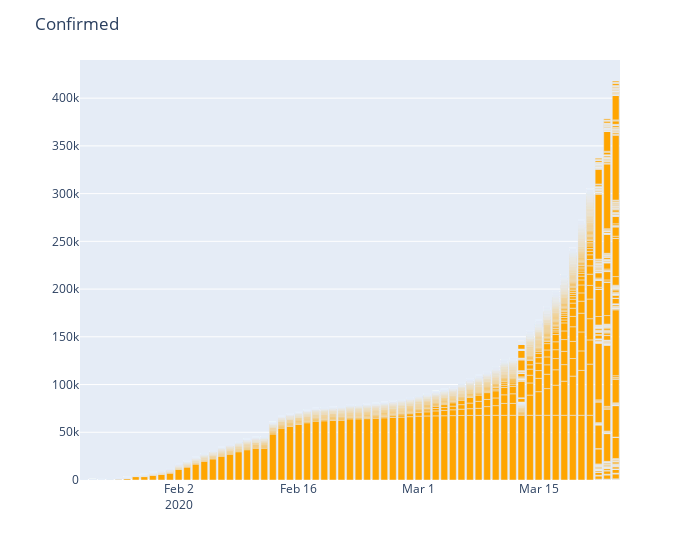

Source (notebook cell):
### Markdown cell above
> Daywise Occurence of Confirmed Cases

### Code cell
plot_daywise('Confirmed', 'orange')

### Figure 1 — Plotly figure (JSON) as saved in the notebook; plotly's stock layout.template omitted (floating-point values rounded to 4 significant figures; data arrays with more than 128 entries replaced by an {"elided": "..."} marker saying what was removed)
{"data": [{"alignmentgroup": "True", "hovertemplate": "ObservationDate=%{x}<br>Confirmed=%{y}<extra></extra>", "legendgroup": "", "marker": {"color": "orange", "pattern": {"shape": ""}}, "name": "", "offsetgroup": "", "orientation": "v", "showlegend": false, "textposition": "auto", "type": "bar", "x": {"elided": "8509 str values"}, "xaxis": "x", "y": {"elided": "8509 int values"}, "yaxis": "y"}], "layout": {"barmode": "relative", "legend": {"tracegroupgap": 0}, "margin": {"t": 60}, "title": {"text": "Confirmed"}, "width": 700, "xaxis": {"anchor": "y", "domain": [0, 1], "title": {"text": ""}}, "yaxis": {"anchor": "x", "domain": [0, 1], "title": {"text": ""}}}}
